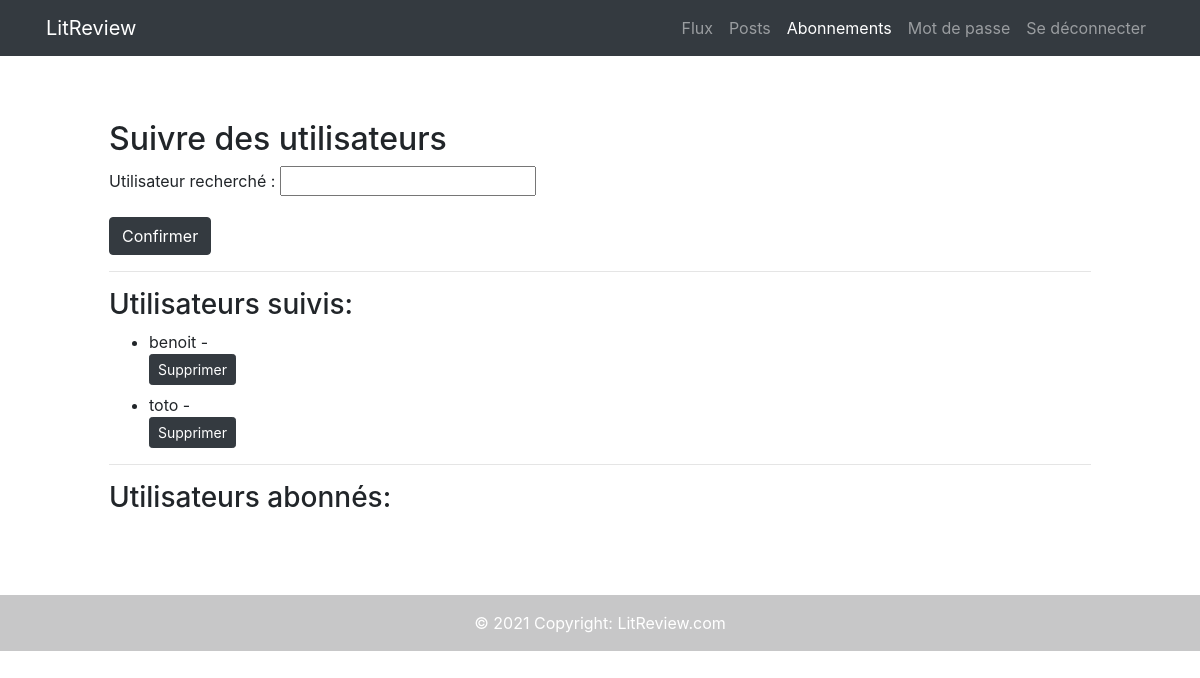
/reviews/home/follow-users/ (signed in), run on an earlier commit of the app's database.
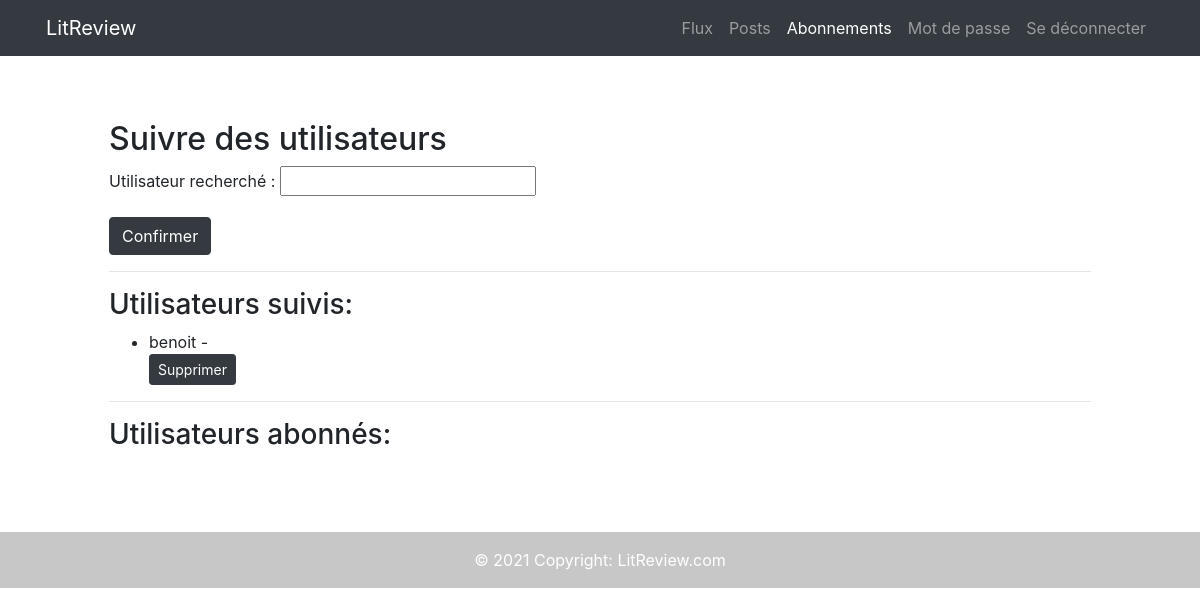
And on a later commit of the database.
### authentication/models.py (models this page shows)
class User(AbstractUser):
    def get_connections(self):
        connections = UserFollow.objects.filter(
            Q(user=self)
        )
        return [connection.followed_user for connection in connections]
    def get_followers(self):
        followers = UserFollow.objects.filter(
            Q(followed_user=self)
        )
        return [follower.user for follower in followers]

### reviews/views.py (the view, shortened to what this page needs)
# urls.py: path('home/follow-users/', views.follow_users, name='follow_users')
@login_required
def follow_users(request):
    form = forms.UserFollowForm(request.user)
    delete_form = forms.DeleteFollowForm()
    return render(
        request,
        'reviews/follow_users_form.html',
        context={'form': form, 'delete_form': delete_form}
        )

### reviews/forms.py (shortened to what this page needs)
class UserFollowForm(forms.ModelForm):
    def __init__(self, user, *args, **kwargs):
        self.user = user
        super().__init__(*args, **kwargs)
    followed_user = forms.CharField(max_length=63, label='Utilisateur recherché')
    class Meta:
        model = UserFollow
        fields = ['followed_user']

class DeleteFollowForm(forms.Form):
    delete_follow = forms.BooleanField(widget=forms.HiddenInput, initial=True)

### reviews/templates/reviews/follow_users_form.html (shortened to what this page needs)
{% extends 'base.html' %}
{% block content %}
<section class="p-5 m-3">
    <h2>Suivre des utilisateurs</h2>
        <form method="post">
            {{ form.as_p }}
            <button type="submit" class="btn btn-dark">Confirmer</button>
        </form>
    <hr>
    <h3> Utilisateurs suivis:</h3>
        <ul>
            {% for connection in user.get_connections %}
                <li class="mb-2">{{ connection.username }} -
                    <form method="post">
                        <button type="submit" class="btn btn-dark btn-sm" name="followed_user" value="{{connection.id}}" >Supprimer</button>
                    </form>
                </li>
            {% endfor %}
        </ul>
    <hr>
    <h3> Utilisateurs abonnés:</h3>
</section>
{% endblock content %}

### templates/base.html (shortened to what this page needs)
{% load static %}
<!DOCTYPE html>
<html lang="en">
<head>
  <link
    rel="stylesheet"
    href="https://stackpath.bootstrapcdn.com/bootstrap/4.4.1/css/bootstrap.min.css"
    >
</head>
<body>
  {% include 'partials/navbar_snippet.html' %}
  <div class="main">
    <div class="container">
      {% block content %}{% endblock content %}
    </div>
  </div>
  <footer class="bg-light text-center text-white">
    <div class="text-center p-3" style="background-color: rgba(0, 0, 0, 0.2);">
      © 2021 Copyright:
      <a class="text-white" href="{% url 'home' %}">LitReview.com</a>
    </div>
  </footer>
  </body>
</html>

### templates/partials/navbar_snippet.html (shortened to what this page needs)
{% url 'home' as home_url %}
{% url 'password_change' as password_change %}
{% url 'personal_posts' as posts %}
{% url 'follow_users' as abonnements %}
{% url 'logout' as logout %}
<div class="bg-dark">
  <div class="container">
    <div class="row">
      <nav class="col navbar navbar-expand-lg navbar-dark">
        <a class="navbar-brand" href="{% url 'home' %}">LitReview</a>
        <div id="navbarContent" class="collapse navbar-collapse d-flex flex-row-reverse">
          {% if user.is_authenticated %}
            <ul class="navbar-nav">
              <li class="nav-item {% if request.path == home_url %} active {%endif%}">
                <a class="nav-link" href="{% url 'home' %}">Flux</a>
              </li>
              <li class="nav-item {% if request.path == posts %} active {%endif%}">
                <a class="nav-link" href="{% url 'personal_posts' %}">Posts</a>
              </li>
              <li class="nav-item {% if request.path == abonnements %} active {%endif%}">
                <a class="nav-link" href="{% url 'follow_users' %}">Abonnements</a>
              </li>
              <li class="nav-item {% if request.path == password_change %} active {%endif%}">
                <a class="nav-link" href="{% url 'password_change' %}">Mot de passe</a>
              </li>
              <li class="nav-item {% if request.path == logout %} active {%endif%}">
                <a class="nav-link" href="{% url 'logout' %}">Se déconnecter</a>
              </li>
            </ul>
          {% endif %}
        </div>
      </nav>
    </div>
  </div>
</div>

What changed in the data, as far as the page shows it:
no longer on this page (row edited): User: username "toto", {{ connection.id }} 2 (drawn)
